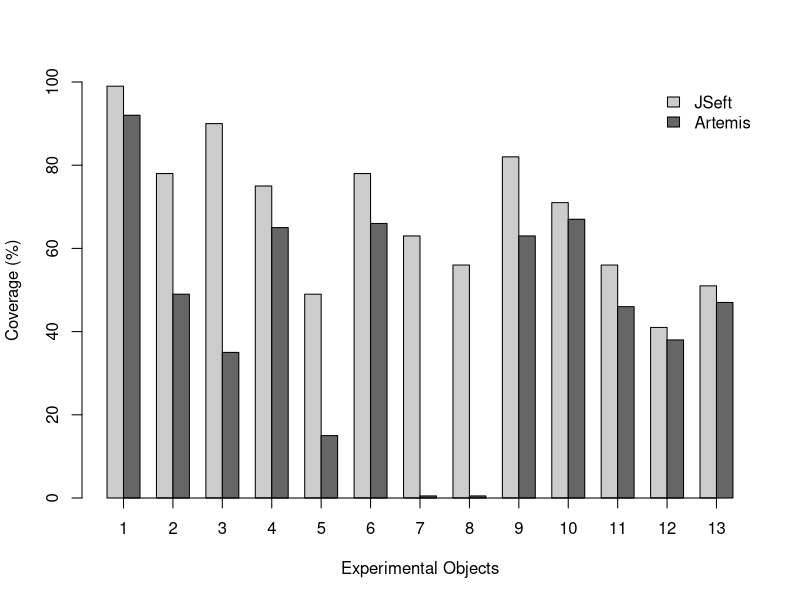

Reproduce this figure in R.
pythia <- read.csv(file="../data/pythia.txt", header=T)
artemis <- read.csv(file="../data/artemis.txt", header=T)

pdf("barplot_coverage.pdf")

x <- pythia$AppId
pythiaY<-pythia$Coverage
artemisY<-artemis$Coverage

height <- rbind(pythiaY, artemisY)


colors <- grey.colors(2, start = 0.8, end = 0.4, gamma = 2.2)

mp <- barplot(height, beside = TRUE, 
ylim = c(0, 100), ylab="Coverage (%)", xlab="Experimental Objects", col=colors)



myaxis <- c(2, 5, 8, 11, 14, 17, 20, 23, 26, 29, 32, 35, 38)
myaxislab <- c(1, 2, 3, 4, 5, 6, 7, 8, 9, 10, 11, 12, 13)  

labels <- c('JSeft', 'Artemis')
#inset <- c(0.1, 0.1)
axis(1, at = myaxis, labels = myaxislab, cex.axis = 1)
legend("topright", labels, fill=colors, bty="n")
dev.off()